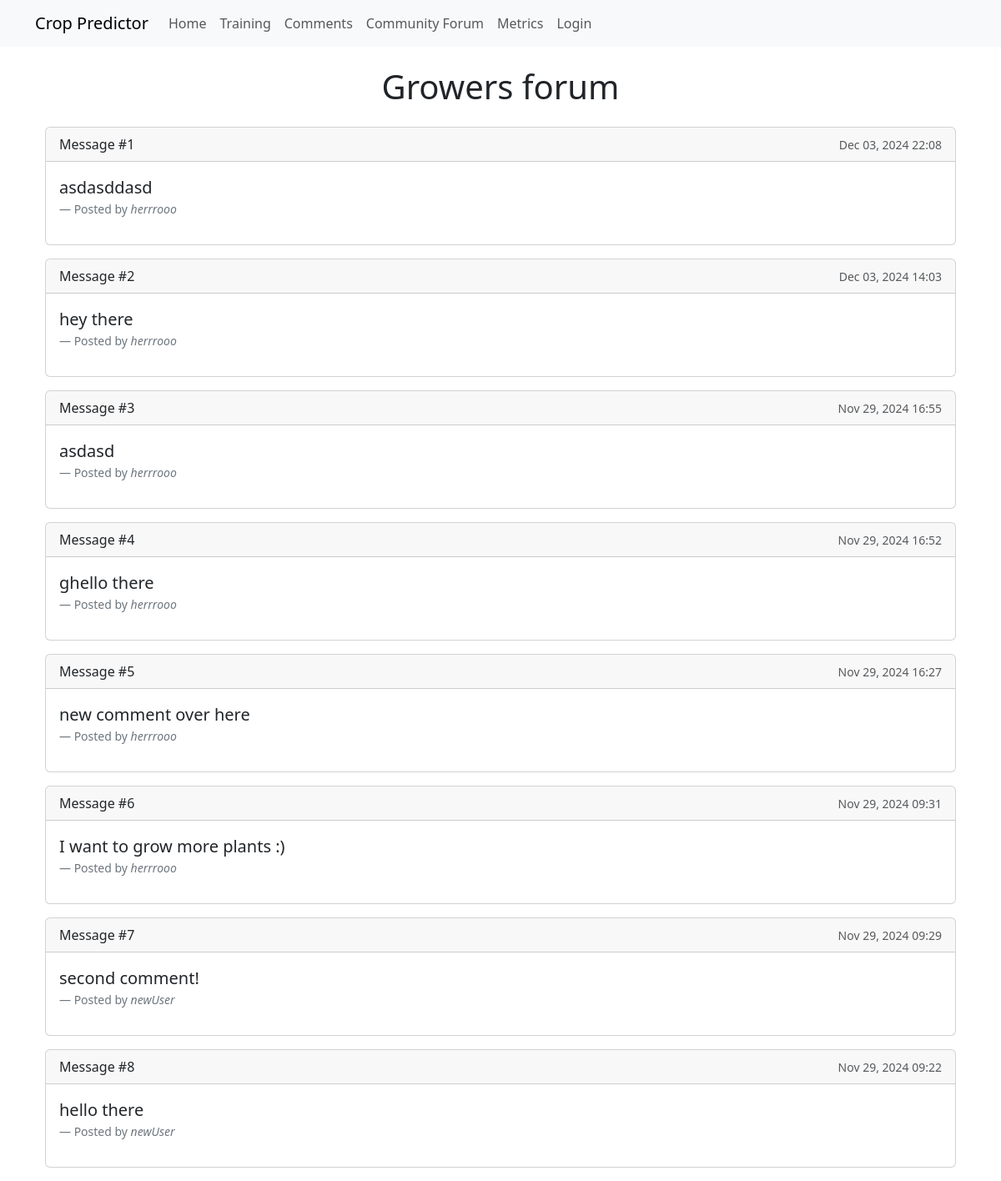
Screenshot of /Forum/ with the database file from the repository.
### app/models.py (models this page shows, shortened)
class Question(db.Model): # chage this to comments table
	__tablename__ = 'question'
	id = db.Column(db.Integer, primary_key=True)
	expression = db.Column(db.String(255))
	created_at = db.Column(db.DateTime, default=datetime.now())
	author = db.Column(db.Integer, db.ForeignKey('user.id'))

class User(UserMixin, db.Model):
	__tablename__ = 'user'
	id = db.Column(db.Integer, primary_key=True)
	username = db.Column(db.String(64), index=True, unique=True)
	password_hash = db.Column(db.String(128))
	questions = db.relationship('Question', backref='from_user',
								lazy='dynamic')

### app/routes.py (the view)
@application.route('/Forum/') # change to get questions table
def Forum():
	prefix = application.wsgi_app.prefix[:-1]
	questions = Question.query.order_by(Question.created_at.desc()).all()
	users = User.query.all()
	userlist = [(u.username) for u in users]
	return render_template('Forum.html', title="Forum", questions=questions, userlist = userlist, prefix=prefix)

### app/templates/Forum.html
{% extends "base.html" %}
{% block app_content %}
<h1 class="my-4 text-center">Growers forum</h1>
<div class="container">
  {% for question in questions %}
  <div class="card my-3">
    <div class="card-header d-flex justify-content-between align-items-center">
      <span class="font-weight-bold">Message #{{ loop.index }}</span>
      {% if question.created_at %}
        <small class="text-muted">{{ question.created_at.strftime('%b %d, %Y %H:%M') }}</small>
     {% endif %}
    </div>
    <div class="card-body">
      <p class="card-text lead">{{ question.expression }}</p>
      <footer class="blockquote-footer">Posted by <cite>{{ userlist[question.author-1] }}</cite></footer>
    </div>
  </div>
  {% endfor %}
</div>
{% endblock %}

### rows the page displays
Question: created_at "Dec 03, 2024 22:08", expression "asdasddasd", author.username "herrrooo"
Question: created_at "Dec 03, 2024 14:03", expression "hey there", author.username "herrrooo"
Question: created_at "Nov 29, 2024 16:55", expression "asdasd", author.username "herrrooo"
Question: created_at "Nov 29, 2024 16:52", expression "ghello there", author.username "herrrooo"
Question: created_at "Nov 29, 2024 16:27", expression "new comment over here", author.username "herrrooo"
Question: created_at "Nov 29, 2024 09:31", expression "I want to grow more plants :)", author.username "herrrooo"
Question: created_at "Nov 29, 2024 09:29", expression "second comment!", author.username "newUser"
Question: created_at "Nov 29, 2024 09:22", expression "hello there", author.username "newUser"
